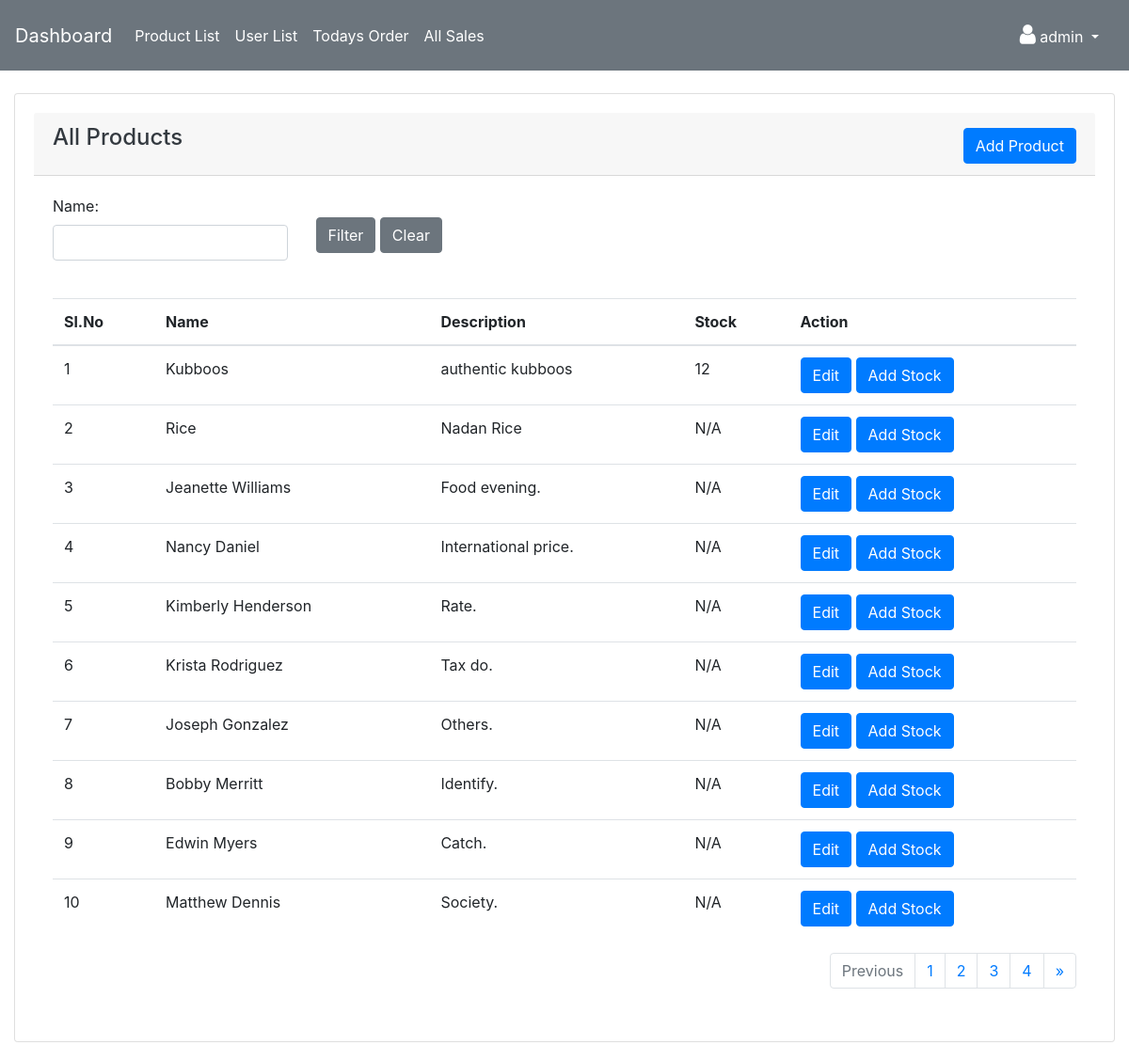
Before: /mngr/products/ (signed in) with the older database file.
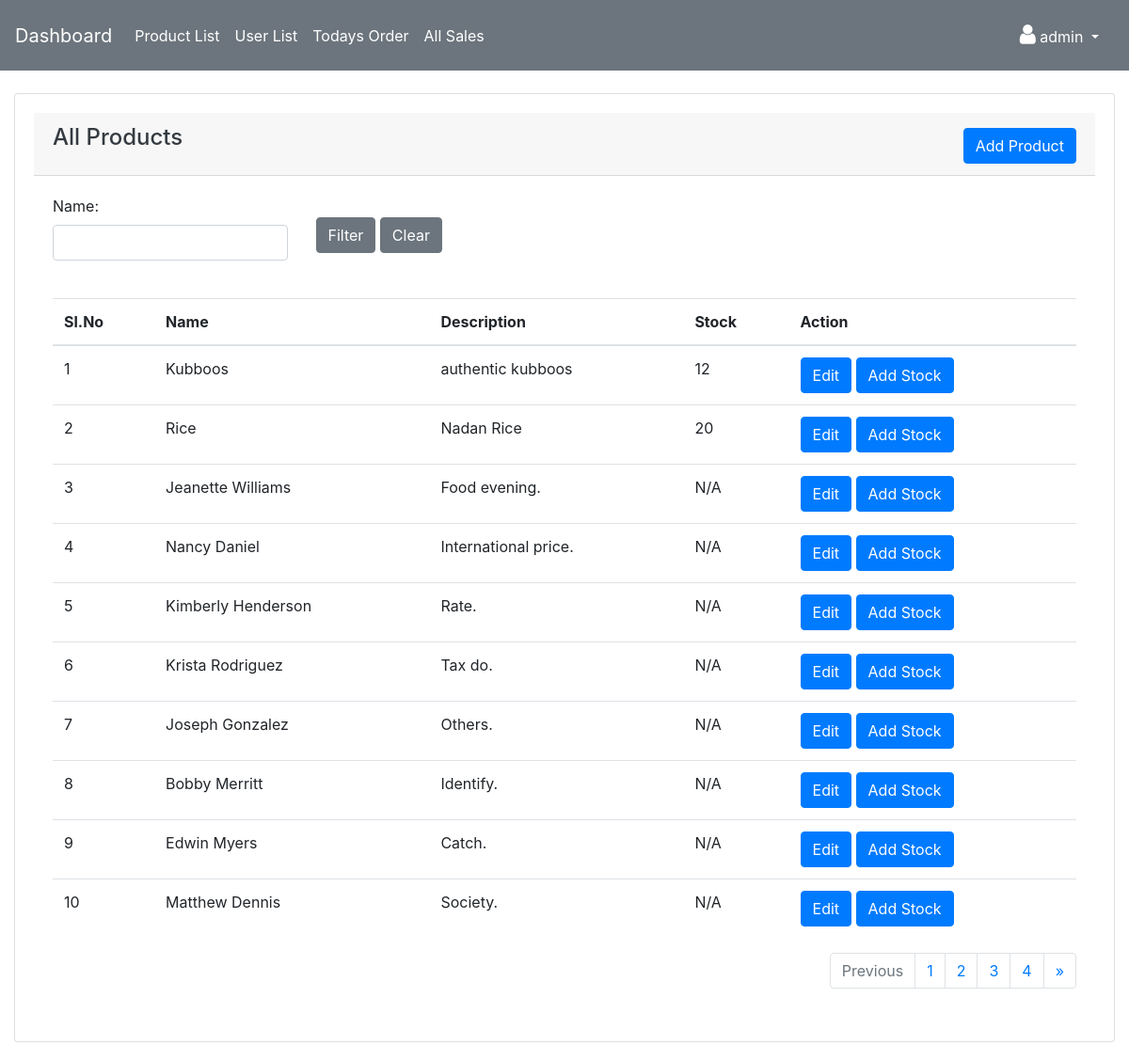
After: the same page with the newer database file.
### mngr/models.py (models this page shows, shortened)
class Product(models.Model):
    name = models.CharField(max_length=100)
    description = models.CharField(max_length=255)
    stock = models.IntegerField(null=True)
    created_by = models.ForeignKey(User,on_delete=models.CASCADE)
    created_at = models.DateTimeField(auto_now=True)

### mngr/views.py (the view)
# urls.py: path('products/',views.productsList,name='product_list'),
@login_required(login_url='/mngr/')
def productsList(request):
    results = Product.objects.order_by('-id').all()
    productFilter = ProductFilter()
    if request.method =='GET' and request.GET.get('filter') == 'Clear':
        return redirect('product_list')
    if request.method == 'GET' and request.GET.get('filter') == 'Filter':
        productFilter=ProductFilter(request.GET,results)
        results = productFilter.qs
    products = Paginator(results,10)
    page_number = request.GET.get("page")
    page_obj = products.get_page(page_number)
    return render(request,'products/index.html',locals())

### mngr/templates/products/index.html (shortened to what this page needs)
{% extends 'adm_template.html' %}
{% block content %}
<div class="row">
    <div class="col-md-12">
        <div class="card">
            <div class="card-header">
                <h4 class="text-dark">All Products</h4>
                <a href="{% url 'add_product' %}" class="btn btn-primary" style="float:right;margin-top: -33px;">Add Product</a>
              </div>
              <div class="card-body">
                <form action="" method="GET">
                  <div class="row">
                    <div class="col-lg-3">
                      <label for="">Name:</label>
                      {{productFilter.form.name}}
                    </div>
                    <div class="col-lg-3 pt-4">
                      <input type="submit" value="Filter" name="filter" class="btn btn-secondary">
                      <input type="submit" value="Clear" name="filter" class="btn btn-secondary">
                    </div>
                  </div>
                </form>
              </div>
            <div class="card-body">
                <table class="table">
                    <thead>
                      <tr>
                        <th scope="col">Sl.No</th>
                        <th scope="col">Name</th>
                        <th scope="col">Description</th>
                        <th scope="col">Stock</th>
                        <th scope="col">Action</th>
                      </tr>
                    </thead>
                    <tbody>
                        {% if page_obj %}
                        {% for item in page_obj %}
                        <tr>
                            <td>{{page_obj.start_index|add:forloop.counter0}}</td>
                            <td>{{ item.name}}</td>
                            <td>{{ item.description}}</td>
                            <td>
                              {% if item.stock %}
                                {{ item.stock}}
                              {% else %}
                                N/A
                              {% endif %}</td>
                            <td>
                              <a href="{% url 'edit_product' item.id %}" class="btn btn-primary">Edit</a>
                              <a href="{% url 'stock_update' item.id %}" class="btn btn-primary">Add Stock</a>
                            </td>
                        </tr>
                        {% endfor %}
                        {% endif %}
                    </tbody>
                  </table>
                  <div class="paginate">
                    {% include 'layout/pagination.html' %}
                  </div>
            </div>
          </div>
    </div>
</div>
{% endblock content %}

Changed rows visible on the page:
changed Product "Rice": stock (not shown) → "20"; no longer shows "N/A"
